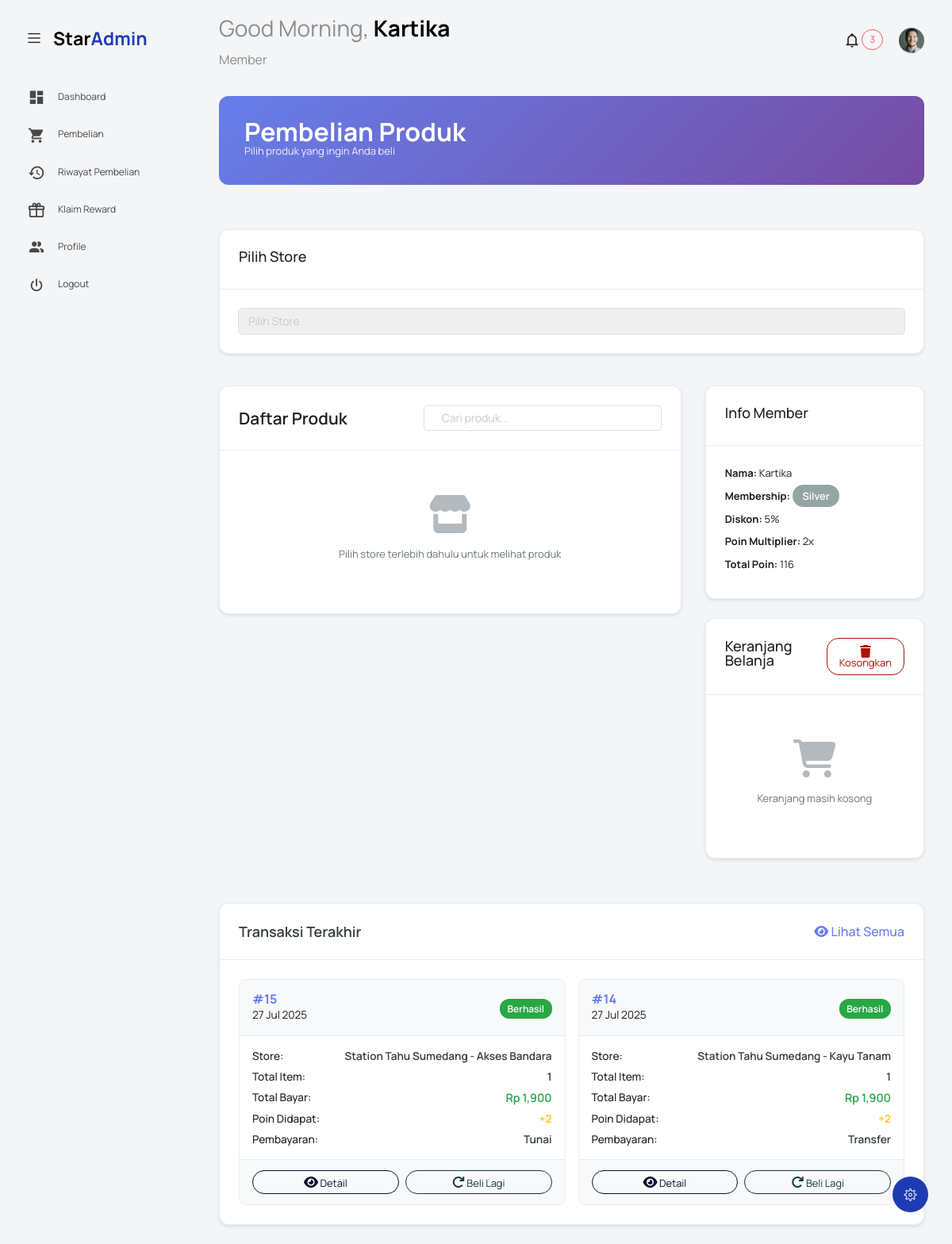
/index.php?controller=pembelian&action=index (signed in), run on the app's committed database.
### tables this page shows
CREATE TABLE `customers` (
  `customer_id` int NOT NULL,
  `user_id` int DEFAULT NULL,
  `nama_customer` varchar(100) NOT NULL,
  `no_telepon` varchar(15) DEFAULT NULL,
  `alamat` text,
  `email` varchar(100) DEFAULT NULL,
  `membership_id` int DEFAULT '1',
  `total_pembelian` decimal(12,2) DEFAULT '0.00',
  `total_poin` int DEFAULT '0',
  `tanggal_daftar` date DEFAULT (curdate()),
  `status_aktif` enum('aktif','tidak_aktif') DEFAULT 'aktif'
);

CREATE TABLE `membership` (
  `membership_id` int NOT NULL,
  `nama_membership` varchar(50) NOT NULL,
  `minimal_pembelian` decimal(10,2) NOT NULL,
  `diskon_persen` int DEFAULT '0',
  `poin_per_pembelian` int DEFAULT '1',
  `benefit` text
);

CREATE TABLE `transaksi` (
  `transaksi_id` int NOT NULL,
  `customer_id` int DEFAULT NULL,
  `store_id` int NOT NULL DEFAULT '1',
  `tanggal_transaksi` datetime DEFAULT CURRENT_TIMESTAMP,
  `total_sebelum_diskon` decimal(10,2) NOT NULL,
  `diskon_membership` decimal(10,2) DEFAULT '0.00',
  `total_bayar` decimal(10,2) NOT NULL,
  `poin_didapat` int DEFAULT '0',
  `metode_pembayaran` enum('tunai','transfer','kartu') DEFAULT 'tunai',
  `bukti_pembayaran` varchar(255) DEFAULT NULL
);

CREATE TABLE `store` (
  `id_store` int NOT NULL,
  `nama_store` varchar(100) NOT NULL,
  `alamat_store` text NOT NULL,
  `manajer_store` varchar(100) DEFAULT NULL,
  `status_store` enum('aktif','tidak_aktif') DEFAULT 'aktif'
);

### controllers/PembelianController.php (called while the page is built, shortened)
<?php
class PembelianController {
    private $model;
    public function __construct() {
        $this->model = new PembelianModel();
    }
    public function index() {
        $userId = $_SESSION['user_id'];
        $memberData = $this->model->getMemberData($userId);
        $recentTransactions = $this->model->getMemberTransaksiHistory($memberData['customer_id'], 5, 0);
        include 'views/pembelian/index.php';
    }
}
?>

### models/PembelianModel.php (called while the page is built, shortened)
<?php
class PembelianModel {
    private $conn;
    public function __construct() {
        global $conn;
        $this->conn = $conn;
    }
    public function getMemberData($userId) {
        $stmt = $this->conn->prepare("
            SELECT
                c.customer_id,
                c.nama_customer,
                c.no_telepon,
                c.alamat,
                c.email,
                c.membership_id,
                c.total_pembelian,
                c.total_poin,
                m.nama_membership,
                m.diskon_persen,
                m.poin_per_pembelian
            FROM customers c
            JOIN membership m ON c.membership_id = m.membership_id
            WHERE c.user_id = ? AND c.status_aktif = 'aktif'
        ");
        $stmt->bind_param("i", $userId);
        $stmt->execute();
        $result = $stmt->get_result();
        if ($result && $result->num_rows > 0) {
            return $result->fetch_assoc();
        }
        return null;
    }
    public function getMemberTransaksiHistory($customerId, $limit = 10, $offset = 0) {
        $stmt = $this->conn->prepare("
            SELECT
                t.transaksi_id,
                t.tanggal_transaksi,
                t.total_sebelum_diskon,
                t.diskon_membership,
                t.total_bayar,
                t.poin_didapat,
                t.metode_pembayaran,
                t.bukti_pembayaran,
                s.nama_store,
                COUNT(dt.detail_id) as total_item
            FROM transaksi t
            LEFT JOIN detail_transaksi dt ON t.transaksi_id = dt.transaksi_id
            LEFT JOIN store s ON t.store_id = s.id_store
            WHERE t.customer_id = ?
            GROUP BY t.transaksi_id
            ORDER BY t.tanggal_transaksi DESC
            LIMIT ? OFFSET ?
        ");
        $stmt->bind_param("iii", $customerId, $limit, $offset);
        $stmt->execute();
        $result = $stmt->get_result();
        $history = [];
        if ($result) {
            while ($row = $result->fetch_assoc()) {
                $history[] = $row;
            }
        }
        return $history;
    }
}
?>

### views/pembelian/index.php (the view, shortened to what this page needs)
<?php include('template/header.php'); ?>
<body class="with-welcome-text">
  <div class="container-scroller">
    <?php include 'template/navbar.php'; ?>
    <div class="container-fluid page-body-wrapper">
      <?php include 'template/setting_panel.php'; ?>
      <?php include 'template/sidebar.php'; ?>
      <div class="main-panel">
        <div class="content-wrapper">
          <div class="row mb-4">
            <div class="col-12">
              <div class="page-header">
                <h2 class="page-title">Pembelian Produk</h2>
                <p class="page-subtitle">Pilih produk yang ingin Anda beli</p>
              </div>
            </div>
          </div>
          <div class="row mb-4">
            <div class="col-12 mb-3">
              <div class="store-selection-card">
                <div class="store-selection-header">
                  <h4>Pilih Store</h4>
                </div>
                <div class="store-selection-body">
                  <select id="storeSelect" class="form-control">
                    <option value="">Pilih Store</option>
                  </select>
                </div>
              </div>
            </div>
          </div>
          <div class="row mb-4">
            <div class="col-lg-8 col-md-12">
              <div class="products-card">
                <div class="products-header">
                  <h4 class="products-title">Daftar Produk</h4>
                  <div class="search-container">
                    <input type="text" id="searchProduk" class="form-control" placeholder="Cari produk...">
                  </div>
                </div>
                <div class="products-body">
                  <div id="productCatalog">
                    <div class="select-store-message">
                      <i class="fas fa-store"></i>
                      <p>Pilih store terlebih dahulu untuk melihat produk</p>
                    </div>
                  </div>
                </div>
              </div>
            </div>
            <div class="col-lg-4 col-md-12">
              <div class="member-info-card mb-4">
                <div class="member-info-header">
                  <h4>Info Member</h4>
                </div>
                <div class="member-info-body">
                  <div class="member-detail">
                    <p><strong>Nama:</strong> <?= htmlspecialchars($memberData['nama_customer']) ?></p>
                    <p><strong>Membership:</strong>
                      <span class="membership-badge <?= strtolower($memberData['nama_membership']) ?>">
                        <?= htmlspecialchars($memberData['nama_membership']) ?>
                      </span>
                    </p>
                    <p><strong>Diskon:</strong> <?= $memberData['diskon_persen'] ?>%</p>
                    <p><strong>Poin Multiplier:</strong> <?= $memberData['poin_per_pembelian'] ?>x</p>
                    <p><strong>Total Poin:</strong> <?= number_format($memberData['total_poin']) ?></p>
                  </div>
                </div>
              </div>
              <div class="cart-card">
                <div class="cart-header">
                  <h4>Keranjang Belanja</h4>
                  <button type="button" class="btn btn-sm btn-outline-danger clear-cart">
                    <i class="fas fa-trash"></i> Kosongkan
                  </button>
                </div>
                <div class="cart-body">
                  <form id="checkoutForm" method="POST" action="index.php?controller=pembelian&action=create" enctype="multipart/form-data">
                    <div id="cartItems">
                    </div>
                  </form>
                </div>
              </div>
            </div>
          </div>
          <div class="row">
            <div class="col-12">
              <div class="recent-transactions-card">
                <div class="recent-transactions-header">
                  <h4>Transaksi Terakhir</h4>
                  <a href="index.php?controller=pembelian&action=history" class="view-all-link">
                    <i class="fas fa-eye"></i> Lihat Semua
                  </a>
                </div>
                <div class="recent-transactions-body">
                  <?php if (!empty($recentTransactions)): ?>
                    <div class="transactions-grid">
                      <?php foreach ($recentTransactions as $transaction): ?>
                      <div class="transaction-card-item">
                        <div class="transaction-header-item">
                          <div class="transaction-id">
                            <h6>#<?= $transaction['transaksi_id'] ?></h6>
                            <span class="transaction-date"><?= date('d M Y', strtotime($transaction['tanggal_transaksi'])) ?></span>
                          </div>
                          <div class="transaction-status">
                            <span class="status-badge success">Berhasil</span>
                          </div>
                        </div>
                        <div class="transaction-summary-item">
                          <div class="summary-detail">
                            <span class="detail-label">Store:</span>
                            <span class="detail-value"><?= htmlspecialchars($transaction['nama_store'] ?? 'N/A') ?></span>
                          </div>
                          <div class="summary-detail">
                            <span class="detail-label">Total Item:</span>
                            <span class="detail-value"><?= $transaction['total_item'] ?></span>
                          </div>
                          <div class="summary-detail">
                            <span class="detail-label">Total Bayar:</span>
                            <span class="detail-value total-amount">Rp <?= number_format($transaction['total_bayar']) ?></span>
                          </div>
                          <div class="summary-detail">
                            <span class="detail-label">Poin Didapat:</span>
                            <span class="detail-value points-earned">+<?= $transaction['poin_didapat'] ?></span>
                          </div>
                          <div class="summary-detail">
                            <span class="detail-label">Pembayaran:</span>
                            <span class="detail-value"><?= ucfirst($transaction['metode_pembayaran']) ?></span>
                          </div>
                        </div>
                        <div class="transaction-actions">
                          <a href="index.php?controller=pembelian&action=detail&id=<?= $transaction['transaksi_id'] ?>"
                             class="btn btn-sm btn-outline-primary">
                            <i class="fas fa-eye"></i> Detail
                          </a>
                          <button type="button" class="btn btn-sm btn-outline-success reorder-btn"
                                  data-transaction-id="<?= $transaction['transaksi_id'] ?>">
                            <i class="fas fa-redo"></i> Beli Lagi
                          </button>
                        </div>
                      </div>
                      <?php endforeach; ?>
                    </div>
                  <?php endif; ?>
                </div>
              </div>
            </div>
          </div>
        </div>
      </div>
    </div>
  </div>
</body>
</html>

### views/pembelian/index.php (style rules this page uses)
:root { --primary-color: #667eea; --success-color: #28a745; --danger-color: #dc3545; --warning-color: #ffc107; --info-color: #17a2b8; --light-color: #f8f9fa; --dark-color: #343a40; --border-color: #e9ecef; --shadow: 0 2px 4px rgba(0,0,0,0.1); }
.page-header { background: linear-gradient(135deg, var(--primary-color) 0%, #764ba2 100%); border-radius: 12px; padding: 2rem; color: white; margin-bottom: 2rem; }
.page-title { font-size: 2rem; font-weight: 700; margin-bottom: 0.5rem; }
.page-subtitle { opacity: 0.9; margin-bottom: 0; }
.store-selection-card, .products-card, .member-info-card, .cart-card { background: white; border-radius: 12px; box-shadow: var(--shadow); border: 1px solid var(--border-color); }
.store-selection-header, .products-header, .member-info-header, .cart-header { padding: 1.5rem; border-bottom: 1px solid var(--border-color); display: flex; justify-content: space-between; align-items: center; }
.store-selection-body, .products-body, .member-info-body, .cart-body { padding: 1.5rem; }
.products-title { font-size: 1.3rem; font-weight: 600; margin: 0; }
.search-container { width: 300px; }
.membership-badge { padding: 0.3rem 0.8rem; border-radius: 20px; font-size: 0.8rem; font-weight: 600; color: white; }
.membership-badge.silver { background: #95a5a6; }
.empty-state, .empty-cart, .select-store-message { text-align: center; padding: 2rem; color: #6c757d; }
.empty-state i, .empty-cart i, .select-store-message i { font-size: 3rem; margin-bottom: 1rem; opacity: 0.5; }
.recent-transactions-card { background: white; border-radius: 12px; box-shadow: var(--shadow); border: 1px solid var(--border-color); margin-top: 2rem; }
.recent-transactions-header { padding: 1.5rem; border-bottom: 1px solid var(--border-color); display: flex; justify-content: space-between; align-items: center; }
.recent-transactions-header h4 { margin: 0; font-weight: 600; color: var(--dark-color); }
.view-all-link { color: var(--primary-color); text-decoration: none; font-weight: 500; transition: color 0.3s ease; }
.recent-transactions-body { padding: 1.5rem; }
.transactions-grid { display: grid; grid-template-columns: repeat(auto-fit, minmax(300px, 1fr)); gap: 1rem; }
.transaction-card-item { border: 1px solid var(--border-color); border-radius: 8px; background: white; transition: all 0.3s ease; overflow: hidden; }
.transaction-header-item { padding: 1rem; background: var(--light-color); display: flex; justify-content: space-between; align-items: center; border-bottom: 1px solid var(--border-color); }
.transaction-id h6 { margin: 0; font-weight: 700; color: var(--primary-color); font-size: 1rem; }
.transaction-date { font-size: 0.85rem; color: var(--text-secondary); margin-top: 0.2rem; }
.status-badge { padding: 0.25rem 0.6rem; border-radius: 12px; font-size: 0.75rem; font-weight: 600; }
.status-badge.success { background: var(--success-color); color: white; }
.transaction-summary-item { padding: 1rem; }
.summary-detail { display: flex; justify-content: space-between; align-items: center; margin-bottom: 0.5rem; }
.summary-detail:last-child { margin-bottom: 0; }
.detail-label { font-size: 0.85rem; color: var(--text-secondary); font-weight: 500; }
.detail-value { font-size: 0.85rem; font-weight: 600; color: var(--dark-color); }
.detail-value.total-amount { color: var(--success-color); font-size: 0.9rem; }
.detail-value.points-earned { color: var(--warning-color); }
.transaction-actions { padding: 0.8rem 1rem; background: var(--light-color); display: flex; gap: 0.5rem; border-top: 1px solid var(--border-color); }
.transaction-actions .btn { flex: 1; font-size: 0.8rem; padding: 0.4rem 0.8rem; }

### data on the page
customers: nama_customer "Kartika", membership.nama_membership "Silver", membership.diskon_persen "5", membership.poin_per_pembelian "2", total_poin "116"
transaksi: transaksi_id "15", tanggal_transaksi "27 Jul 2025", store.nama_store "Station Tahu Sumedang - Akses Bandara", total_item "1", total_bayar "1,900", poin_didapat "2", metode_pembayaran "Tunai"
transaksi: transaksi_id "14", tanggal_transaksi "27 Jul 2025", store.nama_store "Station Tahu Sumedang - Kayu Tanam", total_item "1", total_bayar "1,900", poin_didapat "2", metode_pembayaran "Transfer"

### other printed values
$greeting "Good Morning"
$userName "Kartika"
$roleDisplay "Member"
